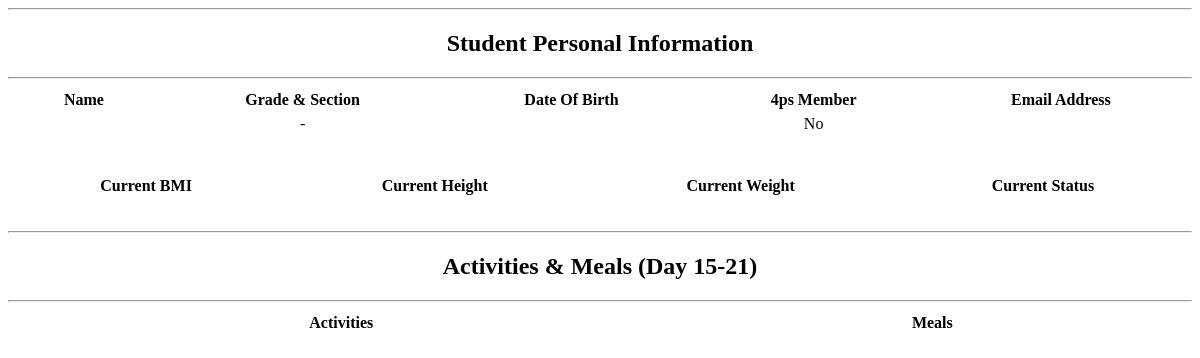
The page /student-record3.php?id=Montana on the database as committed earlier.
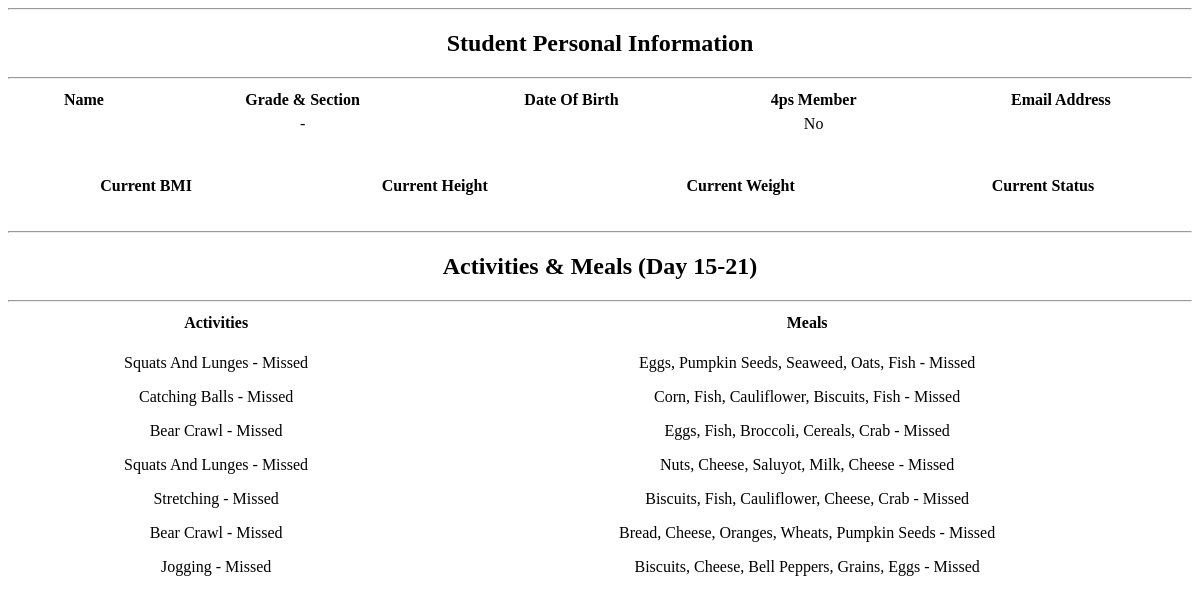
The same page on the database as committed later.
### tables this page shows
CREATE TABLE `program_records` (
  `id` int(11) NOT NULL,
  `student_id` varchar(20) NOT NULL,
  `date_started` date NOT NULL,
  `predicted_date` int(11) NOT NULL,
  `foods` varchar(255) NOT NULL,
  `exercises` varchar(255) NOT NULL,
  `day` varchar(50) NOT NULL,
  `food_acknowledge` int(11) NOT NULL,
  `exercise_acknowledge` int(11) NOT NULL,
  `ended_day` date NOT NULL,
  `date_time_created` datetime NOT NULL,
  `date_time_updated` datetime NOT NULL
);

### student-record3.php (the view, shortened to what this page needs)
<?php $id = $_GET['id']?>
<!DOCTYPE html>
<html lang="en">
<head>
</head>
<body>
    <hr>
    <span style="text-align: center;">
        <h2>Student Personal Information</h2>
    </span>
    <hr>
    <table>
        <thead>
            <tr>
                <th>Name</th>
                <th>Grade & Section</th>
                <th>Date Of Birth</th>
                <th>4ps Member</th>
                <th>Email Address</th>
            </tr>
        </thead>
        <tbody>
            <tr>
                <td><?= $rows['student_first_name'] .' '. $rows['student_middle_name'] .' '. $rows['student_last_name'] ?></td>
                <td><?= $rows['student_grade'] .'-'. $rows['student_section'] ?></td>
                <td><?= $rows['student_date_of_birth']?></td>
                <td><?php if($rows['student_four_ps'] == 0){
                    echo 'No';
                } else {
                    echo 'Yes';
                }
                ?></td>
                <td><?= $rows['user_email']?></td>
            </tr>
        </tbody>
    </table>
    <br>
    <br>
    <table>
        <thead>
        <tr>
            <th>Current BMI</th>
            <th>Current Height</th>
            <th>Current Weight</th>
            <th>Current Status</th>
        </tr>
        </thead>
        <tbody>
        <tr>
            <td><?= $rows['health_infos_bmi']?></td>
            <td><?= $rows['health_infos_height']?></td>
            <td><?= $rows['health_infos_weight']?></td>
            <td><?= $rows['health_infos_status']?></td>
        </tr>
        </tbody>
    </table>
    <br>
    <hr>
    <span style="text-align: center;">
        <h2>Activities & Meals (Day 15-21)</h2>
    </span>
    <hr>
    <table>
        <tr>
            <th>Activities</th>
            <th>Meals</th>
        </tr>
        <td>
     <?php
     $sql_daily_activities = "SELECT exercises,exercise_acknowledge, id FROM program_records WHERE student_id = '$id' LIMIT 14, 7";
     $run_daily_activities = mysqli_query($conn,$sql_daily_activities);
     if(mysqli_num_rows($run_daily_activities) > 0){
        foreach ($run_daily_activities as $row2){
            ?>
        <p><?= $row2['exercises'] ?> -
        <?php
            if($row2['exercise_acknowledge'] == 0){
                 echo 'Missed';
            }else{
                echo 'Done';
            }
            ?>
        </p>
    <?php
        }
    }
    ?>
    </td>
    <td>
    <?php
    $sql_program_records = "SELECT * FROM program_records WHERE student_id = '$id' LIMIT 14,7";
    $run_program_records = mysqli_query($conn,$sql_program_records);
    if (mysqli_num_rows($run_program_records) > 0) {
        foreach ($run_program_records as $row3) {
            ?>
            <p><?= $row3['foods'] ?> -
            <?php
            if($row3['food_acknowledge'] == 0){
                 echo 'Missed';
            }else{
                echo 'Done';
            }
            ?>
        </p>
    <?php
        }
    }
    ?>
    </td>
    </table>
</body>
</html>

Rows that differ between the two databases and show on the page:
added program_records: exercises "Squats And Lunges", exercise_acknowledge "Missed", foods "Eggs, Pumpkin Seeds, Seaweed, Oats, Fish", food_acknowledge "Missed"
added program_records: exercises "Catching Balls", exercise_acknowledge "Missed", foods "Corn, Fish, Cauliflower, Biscuits, Fish", food_acknowledge "Missed"
added program_records: exercises "Bear Crawl", exercise_acknowledge "Missed", foods "Eggs, Fish, Broccoli, Cereals, Crab", food_acknowledge "Missed"
added program_records: exercises "Squats And Lunges", exercise_acknowledge "Missed", foods "Nuts, Cheese, Saluyot, Milk, Cheese", food_acknowledge "Missed"
added program_records: exercises "Stretching", exercise_acknowledge "Missed", foods "Biscuits, Fish, Cauliflower, Cheese, Crab", food_acknowledge "Missed"
added program_records: exercises "Bear Crawl", exercise_acknowledge "Missed", foods "Bread, Cheese, Oranges, Wheats, Pumpkin Seeds", food_acknowledge "Missed"
added program_records: exercises "Jogging", exercise_acknowledge "Missed", foods "Biscuits, Cheese, Bell Peppers, Grains, Eggs", food_acknowledge "Missed"
